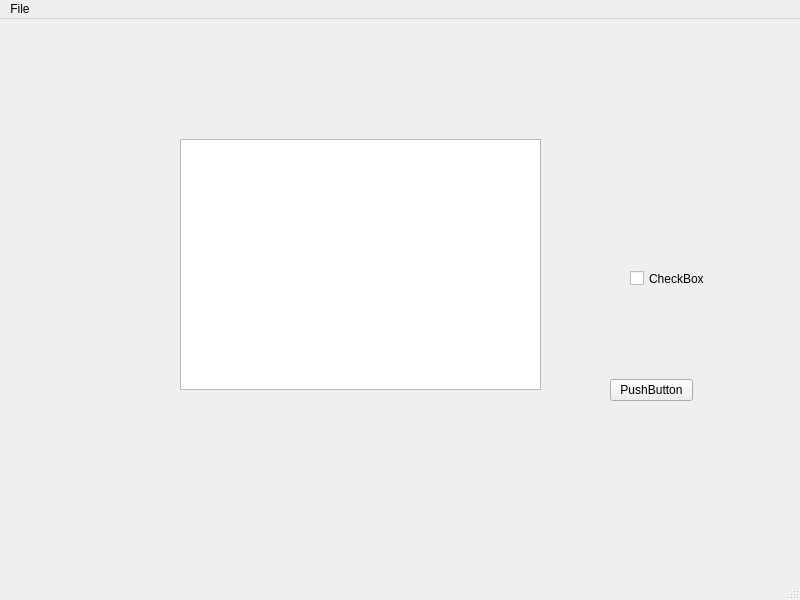
<?xml version="1.0" encoding="UTF-8"?>
<ui version="4.0">
 <class>MainWindow</class>
 <widget class="QMainWindow" name="MainWindow">
  <property name="geometry">
   <rect>
    <x>0</x>
    <y>0</y>
    <width>800</width>
    <height>600</height>
   </rect>
  </property>
  <property name="windowTitle">
   <string>MainWindow</string>
  </property>
  <widget class="QWidget" name="centralwidget">
   <widget class="QPushButton" name="pushButton">
    <property name="geometry">
     <rect>
      <x>610</x>
      <y>360</y>
      <width>83</width>
      <height>22</height>
     </rect>
    </property>
    <property name="text">
     <string>PushButton</string>
    </property>
   </widget>
   <widget class="QListView" name="listView">
    <property name="geometry">
     <rect>
      <x>180</x>
      <y>120</y>
      <width>361</width>
      <height>251</height>
     </rect>
    </property>
   </widget>
   <widget class="QCheckBox" name="checkBox">
    <property name="geometry">
     <rect>
      <x>630</x>
      <y>250</y>
      <width>84</width>
      <height>19</height>
     </rect>
    </property>
    <property name="text">
     <string>CheckBox</string>
    </property>
   </widget>
  </widget>
  <widget class="QMenuBar" name="menubar">
   <property name="geometry">
    <rect>
     <x>0</x>
     <y>0</y>
     <width>800</width>
     <height>19</height>
    </rect>
   </property>
   <widget class="QMenu" name="menuFile">
    <property name="title">
     <string>File</string>
    </property>
    <addaction name="separator"/>
    <addaction name="actionOpen_Database"/>
   </widget>
   <addaction name="menuFile"/>
  </widget>
  <widget class="QStatusBar" name="statusbar"/>
  <action name="actionOpen_Database">
   <property name="text">
    <string>Open Database</string>
   </property>
  </action>
 </widget>
 <resources/>
 <connections/>
</ui>
